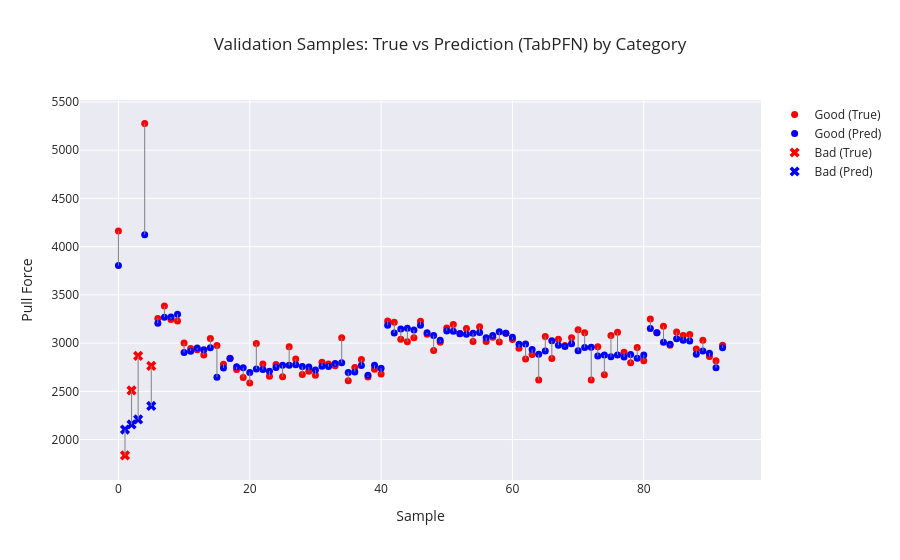

The code cell stored with this chart in its notebook:
### Markdown cell above
# Check Validation Data

### Code cell
# Category array (must be aligned with y_dev)
categories = dev_df.groupby("Sample ID")["Category"].first().values

plot_visualizer(
    true_vals=y_dev,
    pred_vals=final_pred,
    categories=categories,
    title=f"Validation Samples: True vs Prediction (TabPFN) by Category"
)

### Figure 1 — Plotly figure (JSON) as saved in the notebook; plotly's stock layout.template omitted (floating-point values rounded to 4 significant figures)
{"data": [{"marker": {"color": "red", "size": 7, "symbol": "circle"}, "mode": "markers", "name": "Good (True)", "type": "scatter", "x": [0, 4, 6, 7, 8, 9, 10, 11, 12, 13, 14, 15, 16, 17, 18, 19, 20, 21, 22, 23, 24, 25, 26, 27, 28, 29, 30, 31, 32, 33, 34, 35, 36, 37, 38, 39, 40, 41, 42, 43, 44, 45, 46, 47, 48, 49, 50, 51, 52, 53, 54, 55, 56, 57, 58, 59, 60, 61, 62, 63, 64, 65, 66, 67, 68, 69, 70, 71, 72, 73, 74, 75, 76, 77, 78, 79, 80, 81, 82, 83, 84, 85, 86, 87, 88, 89, 90, 91, 92], "y": [4161.0, 5278.0, 3256.0, 3385.0, 3246.0, 3229.0, 3002.0, 2944.0, 2932.0, 2878.0, 3049.0, 2976.0, 2782.0, 2843.0, 2727.0, 2645.0, 2586.0, 2996.0, 2784.0, 2657.0, 2778.0, 2652.0, 2963.0, 2834.0, 2674.0, 2708.0, 2667.0, 2802.0, 2783.0, 2766.0, 3056.0, 2609.0, 2748.0, 2830.0, 2650.0, 2730.0, 2679.0, 3229.0, 3216.0, 3039.0, 3014.0, 3056.0, 3227.0, 3091.0, 2922.0, 3008.0, 3156.0, 3193.0, 3099.0, 3153.0, 3016.0, 3169.0, 3017.0, 3061.0, 3012.0, 3102.0, 3037.0, 2948.0, 2834.0, 2883.0, 2617.0, 3070.0, 2840.0, 3041.0, 2976.0, 3054.0, 3139.0, 3108.0, 2617.0, 2961.0, 2672.0, 3080.0, 3112.0, 2905.0, 2796.0, 2956.0, 2818.0, 3250.0, 3106.0, 3175.0, 2977.0, 3116.0, 3080.0, 3090.0, 2938.0, 3029.0, 2861.0, 2816.0, 2979.0]}, {"marker": {"color": "blue", "size": 7, "symbol": "circle"}, "mode": "markers", "name": "Good (Pred)", "type": "scatter", "x": [0, 4, 6, 7, 8, 9, 10, 11, 12, 13, 14, 15, 16, 17, 18, 19, 20, 21, 22, 23, 24, 25, 26, 27, 28, 29, 30, 31, 32, 33, 34, 35, 36, 37, 38, 39, 40, 41, 42, 43, 44, 45, 46, 47, 48, 49, 50, 51, 52, 53, 54, 55, 56, 57, 58, 59, 60, 61, 62, 63, 64, 65, 66, 67, 68, 69, 70, 71, 72, 73, 74, 75, 76, 77, 78, 79, 80, 81, 82, 83, 84, 85, 86, 87, 88, 89, 90, 91, 92], "y": [3805.0, 4124.0, 3206.0, 3269.0, 3270.0, 3299.0, 2902.0, 2917.0, 2948.0, 2930.0, 2951.0, 2647.0, 2742.0, 2840.0, 2755.0, 2746.0, 2694.0, 2732.0, 2726.0, 2710.0, 2748.0, 2769.0, 2772.0, 2775.0, 2758.0, 2752.0, 2722.0, 2760.0, 2757.0, 2788.0, 2797.0, 2695.0, 2702.0, 2768.0, 2666.0, 2770.0, 2739.0, 3185.0, 3106.0, 3146.0, 3154.0, 3137.0, 3186.0, 3108.0, 3079.0, 3029.0, 3126.0, 3122.0, 3097.0, 3091.0, 3103.0, 3109.0, 3056.0, 3079.0, 3117.0, 3103.0, 3060.0, 2989.0, 2992.0, 2934.0, 2884.0, 2918.0, 3025.0, 2978.0, 2965.0, 2993.0, 2921.0, 2954.0, 2957.0, 2866.0, 2877.0, 2859.0, 2877.0, 2856.0, 2883.0, 2842.0, 2878.0, 3151.0, 3106.0, 3010.0, 2988.0, 3045.0, 3030.0, 3022.0, 2885.0, 2919.0, 2895.0, 2745.0, 2952.0]}, {"marker": {"color": "red", "size": 9, "symbol": "x"}, "mode": "markers", "name": "Bad (True)", "type": "scatter", "x": [1, 2, 3, 5], "y": [1836.0, 2510.0, 2867.0, 2764.0]}, {"marker": {"color": "blue", "size": 9, "symbol": "x"}, "mode": "markers", "name": "Bad (Pred)", "type": "scatter", "x": [1, 2, 3, 5], "y": [2104.0, 2157.0, 2209.0, 2349.0]}, {"line": {"color": "gray", "width": 1}, "mode": "lines", "showlegend": false, "type": "scatter", "x": [0, 0], "y": [4161.0, 3805.0]}, {"line": {"color": "gray", "width": 1}, "mode": "lines", "showlegend": false, "type": "scatter", "x": [1, 1], "y": [1836.0, 2104.0]}, {"line": {"color": "gray", "width": 1}, "mode": "lines", "showlegend": false, "type": "scatter", "x": [2, 2], "y": [2510.0, 2157.0]}, {"line": {"color": "gray", "width": 1}, "mode": "lines", "showlegend": false, "type": "scatter", "x": [3, 3], "y": [2867.0, 2209.0]}, {"line": {"color": "gray", "width": 1}, "mode": "lines", "showlegend": false, "type": "scatter", "x": [4, 4], "y": [5278.0, 4124.0]}, {"line": {"color": "gray", "width": 1}, "mode": "lines", "showlegend": false, "type": "scatter", "x": [5, 5], "y": [2764.0, 2349.0]}, {"line": {"color": "gray", "width": 1}, "mode": "lines", "showlegend": false, "type": "scatter", "x": [6, 6], "y": [3256.0, 3206.0]}, {"line": {"color": "gray", "width": 1}, "mode": "lines", "showlegend": false, "type": "scatter", "x": [7, 7], "y": [3385.0, 3269.0]}, {"line": {"color": "gray", "width": 1}, "mode": "lines", "showlegend": false, "type": "scatter", "x": [8, 8], "y": [3246.0, 3270.0]}, {"line": {"color": "gray", "width": 1}, "mode": "lines", "showlegend": false, "type": "scatter", "x": [9, 9], "y": [3229.0, 3299.0]}, {"line": {"color": "gray", "width": 1}, "mode": "lines", "showlegend": false, "type": "scatter", "x": [10, 10], "y": [3002.0, 2902.0]}, {"line": {"color": "gray", "width": 1}, "mode": "lines", "showlegend": false, "type": "scatter", "x": [11, 11], "y": [2944.0, 2917.0]}, {"line": {"color": "gray", "width": 1}, "mode": "lines", "showlegend": false, "type": "scatter", "x": [12, 12], "y": [2932.0, 2948.0]}, {"line": {"color": "gray", "width": 1}, "mode": "lines", "showlegend": false, "type": "scatter", "x": [13, 13], "y": [2878.0, 2930.0]}, {"line": {"color": "gray", "width": 1}, "mode": "lines", "showlegend": false, "type": "scatter", "x": [14, 14], "y": [3049.0, 2951.0]}, {"line": {"color": "gray", "width": 1}, "mode": "lines", "showlegend": false, "type": "scatter", "x": [15, 15], "y": [2976.0, 2647.0]}, {"line": {"color": "gray", "width": 1}, "mode": "lines", "showlegend": false, "type": "scatter", "x": [16, 16], "y": [2782.0, 2742.0]}, {"line": {"color": "gray", "width": 1}, "mode": "lines", "showlegend": false, "type": "scatter", "x": [17, 17], "y": [2843.0, 2840.0]}, {"line": {"color": "gray", "width": 1}, "mode": "lines", "showlegend": false, "type": "scatter", "x": [18, 18], "y": [2727.0, 2755.0]}, {"line": {"color": "gray", "width": 1}, "mode": "lines", "showlegend": false, "type": "scatter", "x": [19, 19], "y": [2645.0, 2746.0]}, {"line": {"color": "gray", "width": 1}, "mode": "lines", "showlegend": false, "type": "scatter", "x": [20, 20], "y": [2586.0, 2694.0]}, {"line": {"color": "gray", "width": 1}, "mode": "lines", "showlegend": false, "type": "scatter", "x": [21, 21], "y": [2996.0, 2732.0]}, {"line": {"color": "gray", "width": 1}, "mode": "lines", "showlegend": false, "type": "scatter", "x": [22, 22], "y": [2784.0, 2726.0]}, {"line": {"color": "gray", "width": 1}, "mode": "lines", "showlegend": false, "type": "scatter", "x": [23, 23], "y": [2657.0, 2710.0]}, {"line": {"color": "gray", "width": 1}, "mode": "lines", "showlegend": false, "type": "scatter", "x": [24, 24], "y": [2778.0, 2748.0]}, {"line": {"color": "gray", "width": 1}, "mode": "lines", "showlegend": false, "type": "scatter", "x": [25, 25], "y": [2652, 2769.0]}, {"line": {"color": "gray", "width": 1}, "mode": "lines", "showlegend": false, "type": "scatter", "x": [26, 26], "y": [2963, 2772.0]}, {"line": {"color": "gray", "width": 1}, "mode": "lines", "showlegend": false, "type": "scatter", "x": [27, 27], "y": [2834.0, 2775.0]}, {"line": {"color": "gray", "width": 1}, "mode": "lines", "showlegend": false, "type": "scatter", "x": [28, 28], "y": [2674.0, 2758.0]}, {"line": {"color": "gray", "width": 1}, "mode": "lines", "showlegend": false, "type": "scatter", "x": [29, 29], "y": [2708.0, 2752.0]}, {"line": {"color": "gray", "width": 1}, "mode": "lines", "showlegend": false, "type": "scatter", "x": [30, 30], "y": [2667.0, 2722.0]}, {"line": {"color": "gray", "width": 1}, "mode": "lines", "showlegend": false, "type": "scatter", "x": [31, 31], "y": [2802.0, 2760.0]}, {"line": {"color": "gray", "width": 1}, "mode": "lines", "showlegend": false, "type": "scatter", "x": [32, 32], "y": [2783, 2757.0]}, {"line": {"color": "gray", "width": 1}, "mode": "lines", "showlegend": false, "type": "scatter", "x": [33, 33], "y": [2766.0, 2788.0]}, {"line": {"color": "gray", "width": 1}, "mode": "lines", "showlegend": false, "type": "scatter", "x": [34, 34], "y": [3056.0, 2797.0]}, {"line": {"color": "gray", "width": 1}, "mode": "lines", "showlegend": false, "type": "scatter", "x": [35, 35], "y": [2609.0, 2695.0]}, {"line": {"color": "gray", "width": 1}, "mode": "lines", "showlegend": false, "type": "scatter", "x": [36, 36], "y": [2748.0, 2702.0]}, {"line": {"color": "gray", "width": 1}, "mode": "lines", "showlegend": false, "type": "scatter", "x": [37, 37], "y": [2830, 2768.0]}, {"line": {"color": "gray", "width": 1}, "mode": "lines", "showlegend": false, "type": "scatter", "x": [38, 38], "y": [2650.0, 2666.0]}, {"line": {"color": "gray", "width": 1}, "mode": "lines", "showlegend": false, "type": "scatter", "x": [39, 39], "y": [2730.0, 2770.0]}, {"line": {"color": "gray", "width": 1}, "mode": "lines", "showlegend": false, "type": "scatter", "x": [40, 40], "y": [2679.0, 2739.0]}, {"line": {"color": "gray", "width": 1}, "mode": "lines", "showlegend": false, "type": "scatter", "x": [41, 41], "y": [3229.0, 3185.0]}, {"line": {"color": "gray", "width": 1}, "mode": "lines", "showlegend": false, "type": "scatter", "x": [42, 42], "y": [3216, 3106.0]}, {"line": {"color": "gray", "width": 1}, "mode": "lines", "showlegend": false, "type": "scatter", "x": [43, 43], "y": [3039, 3146.0]}, {"line": {"color": "gray", "width": 1}, "mode": "lines", "showlegend": false, "type": "scatter", "x": [44, 44], "y": [3014.0, 3154.0]}, {"line": {"color": "gray", "width": 1}, "mode": "lines", "showlegend": false, "type": "scatter", "x": [45, 45], "y": [3056.0, 3137.0]}, {"line": {"color": "gray", "width": 1}, "mode": "lines", "showlegend": false, "type": "scatter", "x": [46, 46], "y": [3227.0, 3186.0]}, {"line": {"color": "gray", "width": 1}, "mode": "lines", "showlegend": false, "type": "scatter", "x": [47, 47], "y": [3091, 3108.0]}, {"line": {"color": "gray", "width": 1}, "mode": "lines", "showlegend": false, "type": "scatter", "x": [48, 48], "y": [2922.0, 3079.0]}, {"line": {"color": "gray", "width": 1}, "mode": "lines", "showlegend": false, "type": "scatter", "x": [49, 49], "y": [3008.0, 3029.0]}, {"line": {"color": "gray", "width": 1}, "mode": "lines", "showlegend": false, "type": "scatter", "x": [50, 50], "y": [3156.0, 3126.0]}, {"line": {"color": "gray", "width": 1}, "mode": "lines", "showlegend": false, "type": "scatter", "x": [51, 51], "y": [3193.0, 3122.0]}, {"line": {"color": "gray", "width": 1}, "mode": "lines", "showlegend": false, "type": "scatter", "x": [52, 52], "y": [3099.0, 3097.0]}, {"line": {"color": "gray", "width": 1}, "mode": "lines", "showlegend": false, "type": "scatter", "x": [53, 53], "y": [3153.0, 3091.0]}, {"line": {"color": "gray", "width": 1}, "mode": "lines", "showlegend": false, "type": "scatter", "x": [54, 54], "y": [3016.0, 3103.0]}, {"line": {"color": "gray", "width": 1}, "mode": "lines", "showlegend": false, "type": "scatter", "x": [55, 55], "y": [3169.0, 3109.0]}, {"line": {"color": "gray", "width": 1}, "mode": "lines", "showlegend": false, "type": "scatter", "x": [56, 56], "y": [3017.0, 3056.0]}, {"line": {"color": "gray", "width": 1}, "mode": "lines", "showlegend": false, "type": "scatter", "x": [57, 57], "y": [3061.0, 3079.0]}, {"line": {"color": "gray", "width": 1}, "mode": "lines", "showlegend": false, "type": "scatter", "x": [58, 58], "y": [3012, 3117.0]}, {"line": {"color": "gray", "width": 1}, "mode": "lines", "showlegend": false, "type": "scatter", "x": [59, 59], "y": [3102.0, 3103.0]}, {"line": {"color": "gray", "width": 1}, "mode": "lines", "showlegend": false, "type": "scatter", "x": [60, 60], "y": [3037.0, 3060.0]}, {"line": {"color": "gray", "width": 1}, "mode": "lines", "showlegend": false, "type": "scatter", "x": [61, 61], "y": [2948, 2989.0]}, {"line": {"color": "gray", "width": 1}, "mode": "lines", "showlegend": false, "type": "scatter", "x": [62, 62], "y": [2834.0, 2992.0]}, {"line": {"color": "gray", "width": 1}, "mode": "lines", "showlegend": false, "type": "scatter", "x": [63, 63], "y": [2883.0, 2934.0]}, {"line": {"color": "gray", "width": 1}, "mode": "lines", "showlegend": false, "type": "scatter", "x": [64, 64], "y": [2617.0, 2884.0]}, {"line": {"color": "gray", "width": 1}, "mode": "lines", "showlegend": false, "type": "scatter", "x": [65, 65], "y": [3070.0, 2918.0]}, {"line": {"color": "gray", "width": 1}, "mode": "lines", "showlegend": false, "type": "scatter", "x": [66, 66], "y": [2840.0, 3025.0]}, {"line": {"color": "gray", "width": 1}, "mode": "lines", "showlegend": false, "type": "scatter", "x": [67, 67], "y": [3041.0, 2978.0]}, {"line": {"color": "gray", "width": 1}, "mode": "lines", "showlegend": false, "type": "scatter", "x": [68, 68], "y": [2976.0, 2965.0]}, {"line": {"color": "gray", "width": 1}, "mode": "lines", "showlegend": false, "type": "scatter", "x": [69, 69], "y": [3054.0, 2993.0]}, {"line": {"color": "gray", "width": 1}, "mode": "lines", "showlegend": false, "type": "scatter", "x": [70, 70], "y": [3139.0, 2921.0]}, {"line": {"color": "gray", "width": 1}, "mode": "lines", "showlegend": false, "type": "scatter", "x": [71, 71], "y": [3108.0, 2954.0]}, {"line": {"color": "gray", "width": 1}, "mode": "lines", "showlegend": false, "type": "scatter", "x": [72, 72], "y": [2617.0, 2957.0]}, {"line": {"color": "gray", "width": 1}, "mode": "lines", "showlegend": false, "type": "scatter", "x": [73, 73], "y": [2961.0, 2866.0]}, {"line": {"color": "gray", "width": 1}, "mode": "lines", "showlegend": false, "type": "scatter", "x": [74, 74], "y": [2672.0, 2877.0]}, {"line": {"color": "gray", "width": 1}, "mode": "lines", "showlegend": false, "type": "scatter", "x": [75, 75], "y": [3080.0, 2859.0]}, {"line": {"color": "gray", "width": 1}, "mode": "lines", "showlegend": false, "type": "scatter", "x": [76, 76], "y": [3112.0, 2877.0]}, {"line": {"color": "gray", "width": 1}, "mode": "lines", "showlegend": false, "type": "scatter", "x": [77, 77], "y": [2905, 2856.0]}, {"line": {"color": "gray", "width": 1}, "mode": "lines", "showlegend": false, "type": "scatter", "x": [78, 78], "y": [2796.0, 2883.0]}, {"line": {"color": "gray", "width": 1}, "mode": "lines", "showlegend": false, "type": "scatter", "x": [79, 79], "y": [2956.0, 2842.0]}, {"line": {"color": "gray", "width": 1}, "mode": "lines", "showlegend": false, "type": "scatter", "x": [80, 80], "y": [2818.0, 2878.0]}, {"line": {"color": "gray", "width": 1}, "mode": "lines", "showlegend": false, "type": "scatter", "x": [81, 81], "y": [3250.0, 3151.0]}, {"line": {"color": "gray", "width": 1}, "mode": "lines", "showlegend": false, "type": "scatter", "x": [82, 82], "y": [3106.0, 3106.0]}, {"line": {"color": "gray", "width": 1}, "mode": "lines", "showlegend": false, "type": "scatter", "x": [83, 83], "y": [3175.0, 3010.0]}, {"line": {"color": "gray", "width": 1}, "mode": "lines", "showlegend": false, "type": "scatter", "x": [84, 84], "y": [2977.0, 2988.0]}, {"line": {"color": "gray", "width": 1}, "mode": "lines", "showlegend": false, "type": "scatter", "x": [85, 85], "y": [3116.0, 3045.0]}, {"line": {"color": "gray", "width": 1}, "mode": "lines", "showlegend": false, "type": "scatter", "x": [86, 86], "y": [3080.0, 3030.0]}, {"line": {"color": "gray", "width": 1}, "mode": "lines", "showlegend": false, "type": "scatter", "x": [87, 87], "y": [3090.0, 3022.0]}, {"line": {"color": "gray", "width": 1}, "mode": "lines", "showlegend": false, "type": "scatter", "x": [88, 88], "y": [2938.0, 2885.0]}, {"line": {"color": "gray", "width": 1}, "mode": "lines", "showlegend": false, "type": "scatter", "x": [89, 89], "y": [3029.0, 2919.0]}, {"line": {"color": "gray", "width": 1}, "mode": "lines", "showlegend": false, "type": "scatter", "x": [90, 90], "y": [2861.0, 2895.0]}, {"line": {"color": "gray", "width": 1}, "mode": "lines", "showlegend": false, "type": "scatter", "x": [91, 91], "y": [2816.0, 2745.0]}, {"line": {"color": "gray", "width": 1}, "mode": "lines", "showlegend": false, "type": "scatter", "x": [92, 92], "y": [2979.0, 2952.0]}], "layout": {"title": {"text": "Validation Samples: True vs Prediction (TabPFN) by Category"}, "xaxis": {"title": {"text": "Sample"}}, "yaxis": {"title": {"text": "Pull Force"}}}}
